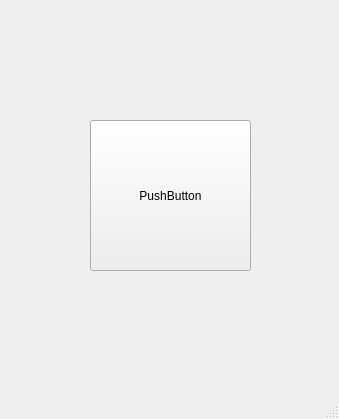
<?xml version="1.0" encoding="UTF-8"?>
<ui version="4.0">
 <class>MainWindow</class>
 <widget class="QMainWindow" name="MainWindow">
  <property name="geometry">
   <rect>
    <x>0</x>
    <y>0</y>
    <width>339</width>
    <height>419</height>
   </rect>
  </property>
  <property name="windowTitle">
   <string>MainWindow</string>
  </property>
  <widget class="QWidget" name="centralwidget">
   <widget class="QPushButton" name="pushButton">
    <property name="geometry">
     <rect>
      <x>90</x>
      <y>120</y>
      <width>161</width>
      <height>151</height>
     </rect>
    </property>
    <property name="text">
     <string>PushButton</string>
    </property>
   </widget>
  </widget>
  <widget class="QMenuBar" name="menubar">
   <property name="geometry">
    <rect>
     <x>0</x>
     <y>0</y>
     <width>339</width>
     <height>21</height>
    </rect>
   </property>
  </widget>
  <widget class="QStatusBar" name="statusbar"/>
 </widget>
 <resources/>
 <connections/>
</ui>
